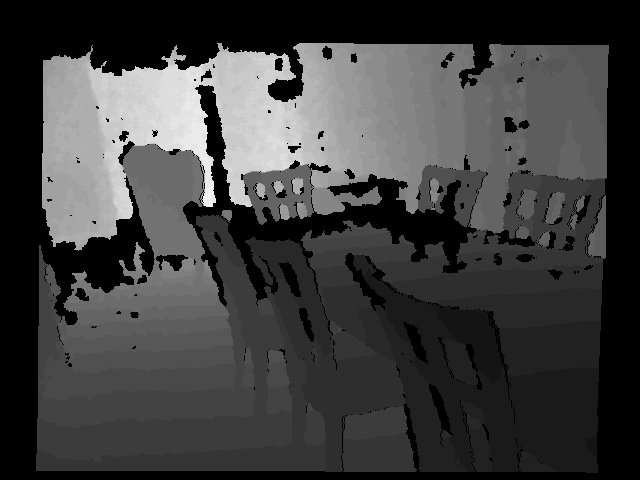
//> input picture data/depth/1.pgm, 640 x 480 px
$ ./orb_cv ../../data/depth/1.pgm ../../data/depth/2.pgm   (built with g++ and OpenCV 4)
//> lines starting //> are read from the running program, lines starting //| are printed output that depends on the picture

#include <iostream>
//#include <opencv2/core/core.hpp>
#include <opencv2/opencv.hpp>
//#include <opencv2/features2d/features2d.hpp>
//#include <opencv2/highgui/highgui.hpp>
#include <opencv2/imgcodecs/legacy/constants_c.h>

using std::cout ;
using std::endl;
int main(int argc, char** argv) {

    if (argc != 3) {
        cout << "Usage: " << argv[0] << " left_img right_img" << endl;
        return -1;
    }

    cv::Mat img1 = cv::imread(argv[1], CV_LOAD_IMAGE_COLOR);
//> img1 is the input picture: 480 rows x 640 cols, CV_8UC3; min 0, max 38, mean 9.4
    cv::Mat img2 = cv::imread(argv[2], CV_LOAD_IMAGE_COLOR);
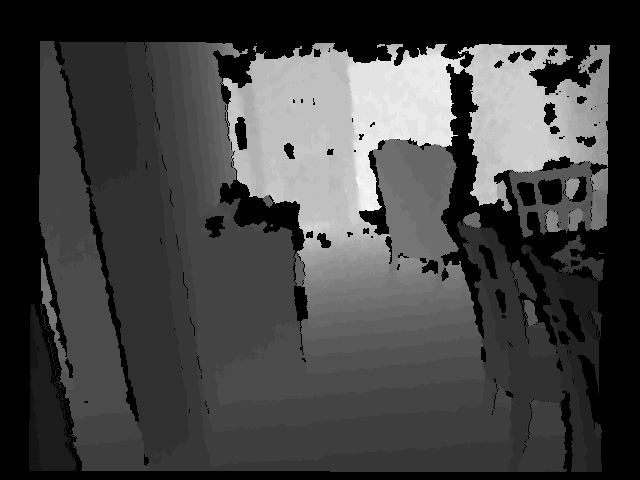
//> input picture data/depth/2.pgm, 640 x 480 px
//> img2 is the input picture: 480 rows x 640 cols, CV_8UC3; min 0, max 37, mean 9.7

    assert(img1.data != nullptr);
    assert(img2.data != nullptr);

    //cv::imshow("1 img", img1);

    //cv::imshow("2 img", img2);


    std::vector<cv::KeyPoint> kp1, kp2;
    cv::Mat desc1, desc2;

    cv::Ptr<cv::FeatureDetector> detector = cv::ORB::create();
    cv::Ptr<cv::DescriptorExtractor> descriptor = cv::ORB::create();
    cv::Ptr<cv::DescriptorMatcher> matcher = cv::DescriptorMatcher::create("BruteForce-Hamming");


    // 1  detect oriented FAST.
    detector->detect(img1, kp1);
//> kp1 = 379 keypoints; strongest (x, y, size): (206, 114, 31), (292, 150, 44.6), (215, 202, 31), (167, 57, 31)
    detector->detect(img2, kp2);
//> kp2 = 419 keypoints; strongest (x, y, size): (460, 61, 31), (456, 71, 44.6), (456, 72, 37.2), (449, 65, 37.2)

    // 2 compute desctiptor.

    descriptor->compute(img1, kp1, desc1);
    descriptor->compute(img2, kp2, desc2);

    //3 draw or features.
    //Todo.

    cv::Mat outimg;
    cv::drawKeypoints(img1, kp1, outimg, cv::Scalar::all(-1), cv::DrawMatchesFlags::DEFAULT);
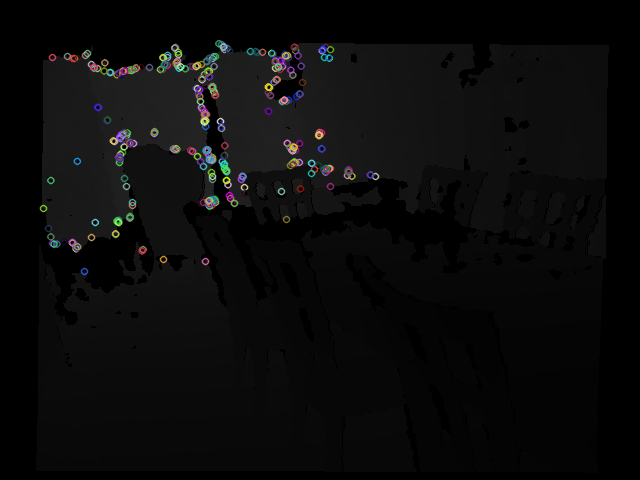
//> outimg: 480 rows x 640 cols, CV_8UC3; mean B, G, R 11.4, 11.5, 11.5
    //cv::imshow("ORB features", outimg);

    cout << "orb features done. " << endl;


    std::vector<cv::DMatch> matches;

    matcher->match(desc1, desc2, matches);
//> matches = 379 matches
    cout << "descriptor mathced." << std::endl;


    auto min_max = std::minmax_element(matches.begin(), matches.end(),
                            [](const cv::DMatch& m1, const cv::DMatch& m2){
                                return m1.distance < m2.distance;
                            });

    double min_dist = min_max.first->distance;
//> min_dist = 29
    double max_dist = min_max.second->distance;
//> max_dist = 89

    std::vector<cv::DMatch> good_matches;
    for (int i=0; i< desc1.rows; i++) {
        if (matches[i].distance <= std::max(2 * min_dist, 30.0)) {
            good_matches.push_back(matches[i]);
        }

    }
//> after the loop, good_matches = 220 matches

    cout << "draw matches. " << endl;

    cv::Mat img_match;
    cv::Mat img_good_match;

    cv::drawMatches(img1, kp1, img2, kp2, matches, img_match);
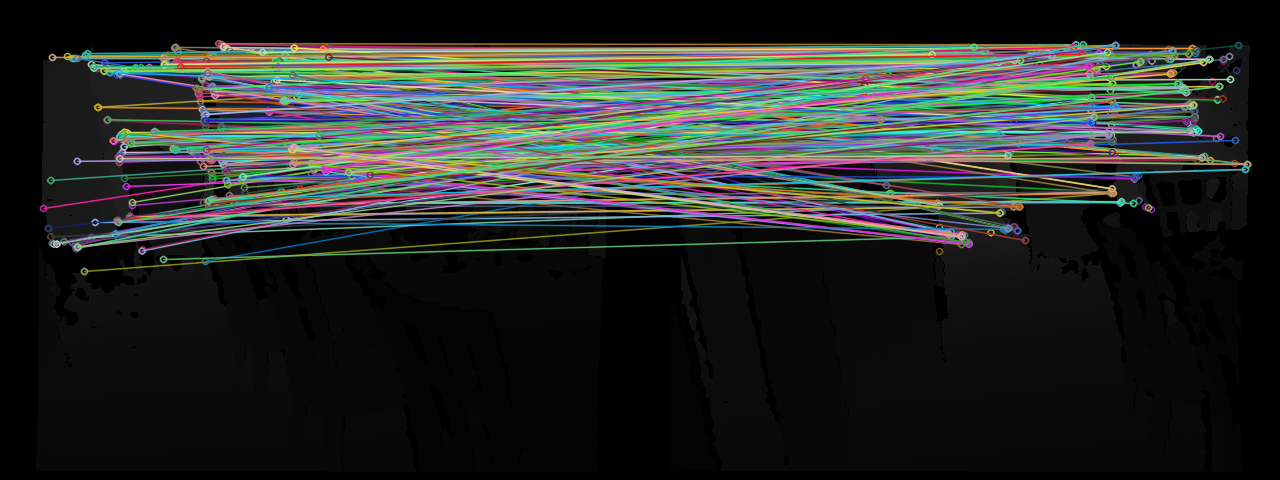
//> img_match: 480 rows x 1280 cols, CV_8UC3; mean B, G, R 38.6, 41.6, 38.7
    cv::imshow("img matches", img_match);
    cv::drawMatches(img1, kp1, img2, kp2, good_matches, img_good_match);
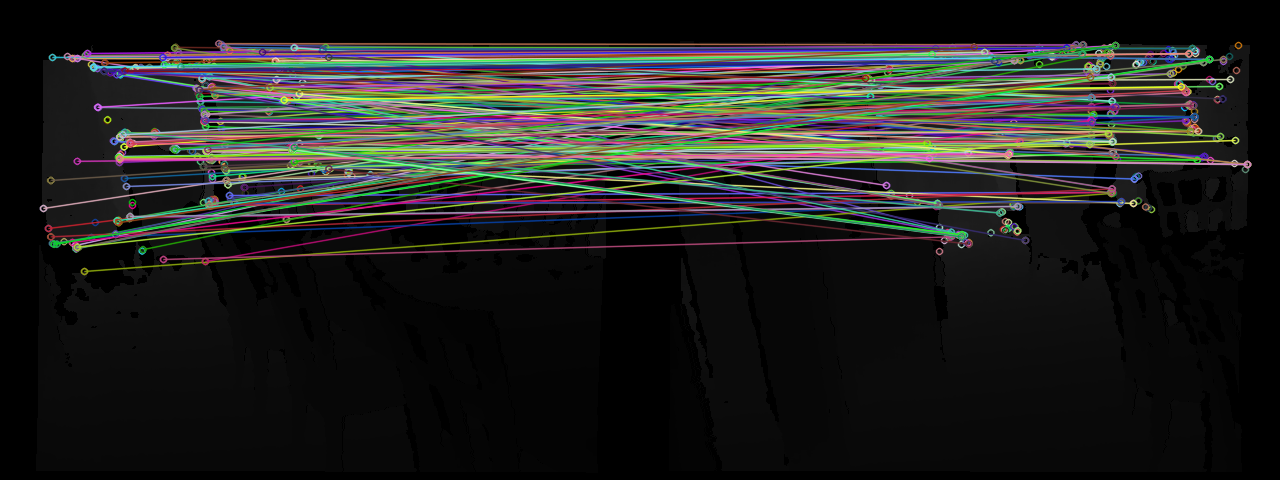
//> img_good_match: 480 rows x 1280 cols, CV_8UC3; mean B, G, R 31.7, 33.7, 33.6
    cv::imshow("img good matches", img_good_match);


    cv::waitKey(0);

    return 0;
}
